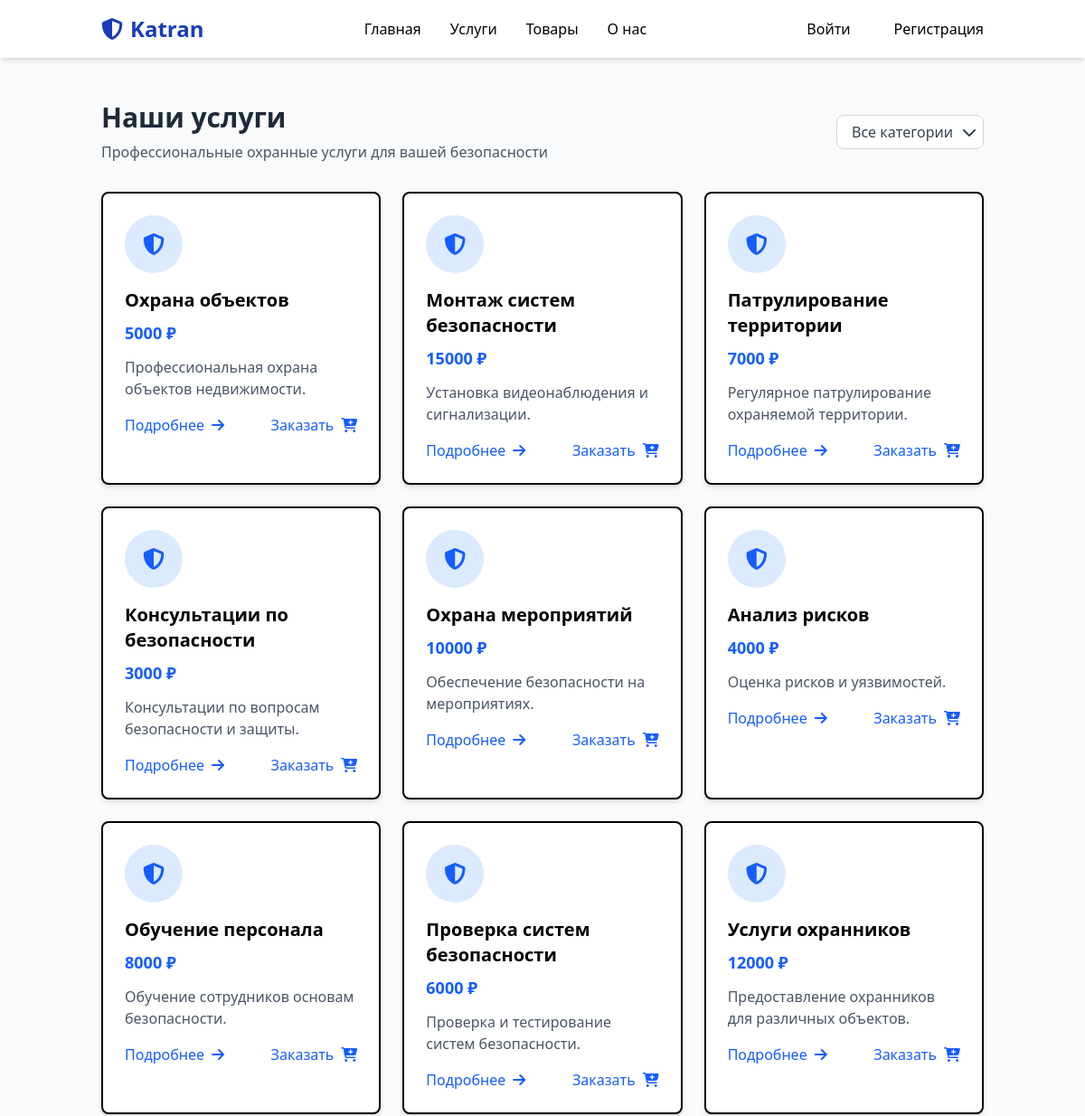
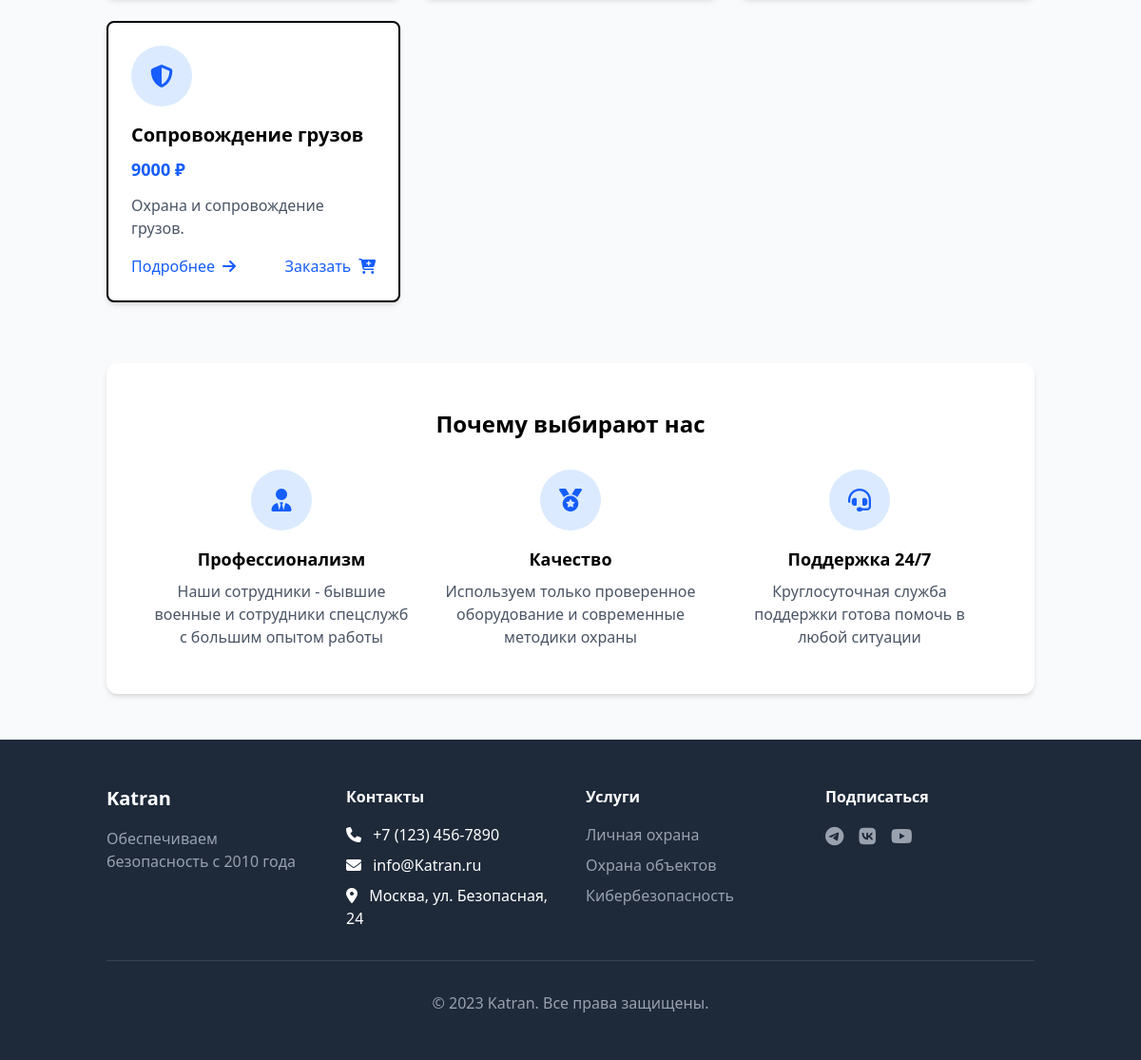
Page /services/ on the committed database (2 pictures, top to bottom).
### Services/models.py (models this page shows, shortened)
class ServiceModel(models.Model):
    name = models.CharField(max_length=50, blank=True)
    price = models.IntegerField(blank=True)
    text = models.TextField(blank=True)
    typeId = models.ForeignKey(TypeModel, on_delete=models.CASCADE, limit_choices_to={'typeResource': 2}, related_name='services')
    iconId = models.ForeignKey(IconModel, on_delete=models.PROTECT, blank=True, null=True)
    class Meta:
        db_table = 'services'

### Services/views.py (the view)
# urls.py: path('services/', ServiceViews.servicesView, name='services'),
def servicesView(request):
    types = TypeModel.objects.all()
    services = ServiceModel.objects.all()
    context = {
        'services': services,
        'types': types,
    }
    return render(request, 'Services/servicesList.html', context)

### templates/Services/servicesList.html (shortened to what this page needs)
{% extends "base.html" %}
{% block content %}
<section class="py-12 bg-gray-50">
    <div class="container mx-auto px-6">
        <div class="flex flex-col md:flex-row justify-between items-start md:items-center mb-8">
            <div>
                <h1 class="text-3xl font-bold text-gray-800 mb-2">Наши услуги</h1>
                <p class="text-gray-600">Профессиональные охранные услуги для вашей безопасности</p>
            </div>
            <div class="relative mt-4 md:mt-0">
                <select class="block appearance-none w-full bg-white border border-gray-300 text-gray-700 py-2 px-4 pr-8 rounded-lg leading-tight focus:outline-none focus:ring-2 focus:ring-blue-500 focus:border-blue-500">
                    <option>Все категории</option>
                </select>
                <div class="pointer-events-none absolute inset-y-0 right-0 flex items-center px-2 text-gray-700">
                </div>
            </div>
        </div>
        <div class="grid grid-cols-1 md:grid-cols-2 lg:grid-cols-3 gap-6">
            {% for service in services %}
            <div class="bg-white rounded-lg overflow-hidden shadow-md hover:shadow-xl transition-shadow duration-300 fade-in opacity-0 border-2">
                <div class="p-6">
                    <div class="w-16 h-16 bg-blue-100 rounded-full flex items-center justify-center mb-4 text-blue-600 text-2xl">
                        <i class="fas fa-shield-alt"></i>
                    </div>
                    <h3 class="text-xl font-semibold mb-2 hover:text-blue-600 transition-colors duration-300">
                        <a href="{% url 'service_detail' service.id %}">{{ service.name }}</a>
                    </h3>
                    <div class="text-blue-600 font-bold text-lg mb-3">{{ service.price }} ₽</div>
                    <div class="text-gray-600 mb-4 line-clamp-3">
                        {{ service.text|truncatewords:30 }}
                    </div>
                    <div class="flex justify-between items-center">
                        <a href="{% url 'service_detail' service.id %}" class="text-blue-600 font-medium inline-flex items-center group">
                            Подробнее
                            <i class="fas fa-arrow-right ml-2 group-hover:translate-x-1 transition-transform duration-300"></i>
                        </a>
                        <button class="add-to-cart-service text-blue-600 font-medium inline-flex items-center group" data-service-id="{{ service.id }}">
                            Заказать
                            <i class="fas fa-cart-plus ml-2 group-hover:translate-x-1 transition-transform duration-300"></i>
                        </button>
                    </div>
                </div>
            </div>
            {% empty %}
            <div class="col-span-full text-center py-12">
                <i class="fas fa-concierge-bell text-4xl text-gray-300 mb-4"></i>
                <p class="text-gray-500">Услуги временно отсутствуют</p>
            </div>
            {% endfor %}
        </div>
        <div class="mt-16 bg-white rounded-xl shadow-md overflow-hidden">
            <div class="p-8 md:p-12">
                <h2 class="text-2xl font-bold text-center mb-8">Почему выбирают нас</h2>
                <div class="grid grid-cols-1 md:grid-cols-3 gap-8">
                    <div class="text-center">
                        <div class="w-16 h-16 bg-blue-100 rounded-full flex items-center justify-center mx-auto mb-4 text-blue-600 text-2xl">
                            <i class="fas fa-user-tie"></i>
                        </div>
                        <h3 class="text-lg font-semibold mb-2">Профессионализм</h3>
                        <p class="text-gray-600">Наши сотрудники - бывшие военные и сотрудники спецслужб с большим опытом работы</p>
                    </div>
                    <div class="text-center">
                        <div class="w-16 h-16 bg-blue-100 rounded-full flex items-center justify-center mx-auto mb-4 text-blue-600 text-2xl">
                            <i class="fas fa-medal"></i>
                        </div>
                        <h3 class="text-lg font-semibold mb-2">Качество</h3>
                        <p class="text-gray-600">Используем только проверенное оборудование и современные методики охраны</p>
                    </div>
                    <div class="text-center">
                        <div class="w-16 h-16 bg-blue-100 rounded-full flex items-center justify-center mx-auto mb-4 text-blue-600 text-2xl">
                            <i class="fas fa-headset"></i>
                        </div>
                        <h3 class="text-lg font-semibold mb-2">Поддержка 24/7</h3>
                        <p class="text-gray-600">Круглосуточная служба поддержки готова помочь в любой ситуации</p>
                    </div>
                </div>
            </div>
        </div>
    </div>
</section>
{% endblock %}

### static/css/styles_default.css (style rules this page uses)
.fade-in { @apply opacity-0 transition-opacity duration-500; }

### rows in the picture
ServiceModel: name "Охрана объектов", price "5000", text "Профессиональная охрана объектов недвижимости."
ServiceModel: name "Монтаж систем безопасности", price "15000", text "Установка видеонаблюдения и сигнализации."
ServiceModel: name "Патрулирование территории", price "7000", text "Регулярное патрулирование охраняемой территории."
ServiceModel: name "Консультации по безопасности", price "3000", text "Консультации по вопросам безопасности и защиты."
ServiceModel: name "Охрана мероприятий", price "10000", text "Обеспечение безопасности на мероприятиях."
ServiceModel: name "Анализ рисков", price "4000", text "Оценка рисков и уязвимостей."
ServiceModel: name "Обучение персонала", price "8000", text "Обучение сотрудников основам безопасности."
ServiceModel: name "Проверка систем безопасности", price "6000", text "Проверка и тестирование систем безопасности."
ServiceModel: name "Услуги охранников", price "12000", text "Предоставление охранников для различных объектов."
ServiceModel: name "Сопровождение грузов", price "9000", text "Охрана и сопровождение грузов."
